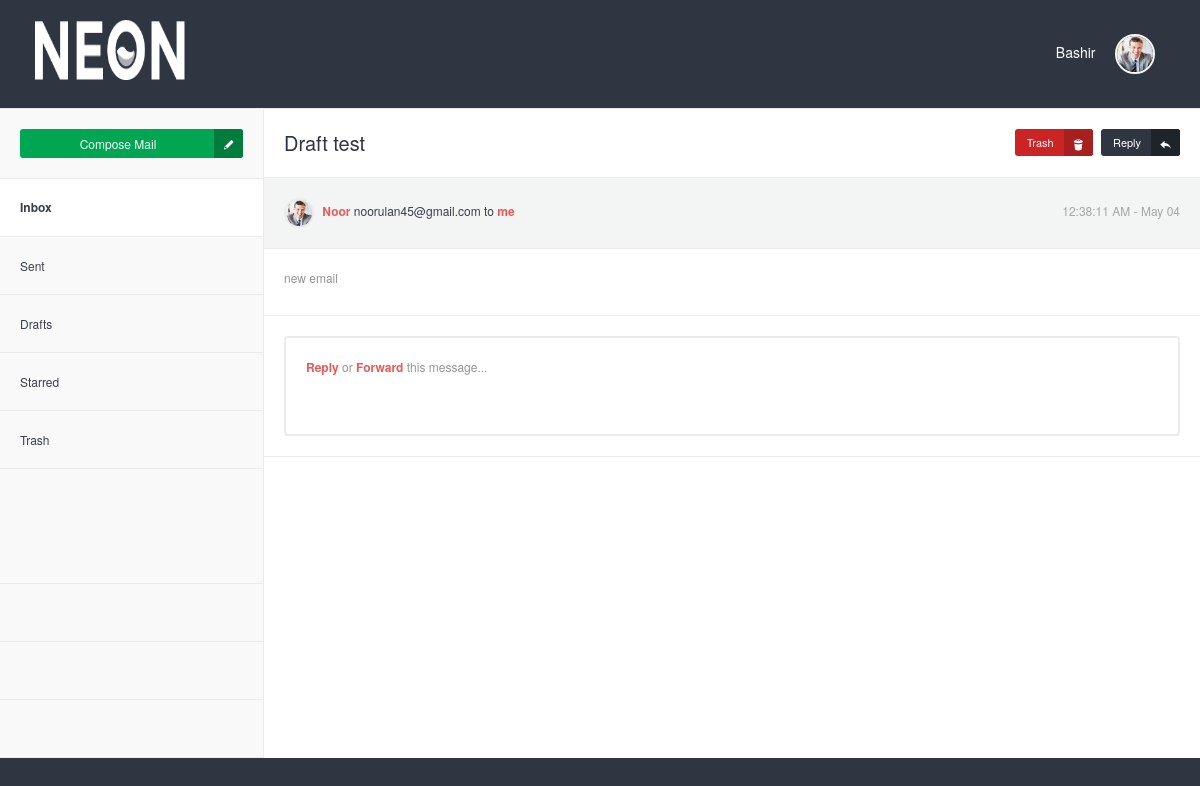
Page /message.php?id=25&action=receiveEmail (signed in) on the committed database.
### tables this page shows
CREATE TABLE `user` (
  `id` int(11) NOT NULL,
  `username` varchar(250) NOT NULL,
  `email` varchar(250) NOT NULL,
  `full_name` varchar(250) NOT NULL,
  `phone` varchar(250) NOT NULL,
  `password` varchar(250) NOT NULL
);

CREATE TABLE `emails` (
  `id` int(11) NOT NULL,
  `senderID` int(11) NOT NULL,
  `senderEmail` varchar(250) NOT NULL,
  `emailSubject` mediumtext NOT NULL,
  `emailBody` longtext NOT NULL,
  `receiverID` int(11) NOT NULL,
  `receiverEmail` varchar(250) NOT NULL,
  `date` varchar(50) NOT NULL DEFAULT current_timestamp(),
  `time` varchar(50) NOT NULL,
  `read_status` int(1) NOT NULL DEFAULT 0
);

### support/session.php (called while the page is built, shortened)
<?php
include 'connection.php';
if(isset($_SESSION['login_user'])){
    $login_user= $_SESSION['login_user'];
    $query = "SELECT  * from user where email = '$login_user'" ;
    $result = mysqli_query($con, $query);
    $row = mysqli_fetch_assoc($result);
    $fullName = $row['full_name'];
}else{
    header('Location: index.php');
}
?>

### support/message_action.php (called while the page is built, shortened)
<?php
include 'connection.php';
$id= $_GET['id'];
$select = "SELECT * FROM emails where id = $id";
$result = mysqli_query($con, $select);
$row = mysqli_fetch_assoc($result);
$senderEmail = $row['senderEmail'];
$emailSubject = $row['emailSubject'];
$emailBody = $row['emailBody'];
$date = $row['date'];
$time = $row['time'];
$sql_ = "SELECT `full_name` FROM `user` WHERE email = '$senderEmail'";
$result_ = mysqli_query($con, $sql_);
$r = mysqli_fetch_assoc($result_);
$senderName = $r['full_name'];
?>

### message.php (the view, shortened to what this page needs)
<?php
    include('support/session.php');
    include('support/message_action.php');
?>
<!DOCTYPE html>
<html lang="en">
    <head>
        <link rel="stylesheet" href="assets/js/jquery-ui/css/no-theme/jquery-ui-1.10.3.custom.min.css" id="style-resource-1">
        <link rel="stylesheet" href="assets/css/font-icons/entypo/css/entypo.css" id="style-resource-2">
        <link rel="stylesheet" href="assets/css/bootstrap.css" id="style-resource-4">
        <link rel="stylesheet" href="assets/css/neon-core.css" id="style-resource-5">
        <link rel="stylesheet" href="assets/css/neon-theme.css" id="style-resource-6">
        <link rel="stylesheet" href="assets/css/neon-forms.css" id="style-resource-7">
        <link rel="stylesheet" href="assets/css/custom.css" id="style-resource-8">
    </head>
    <body class="page-body" data-url="https://demo.neontheme.com">
        <div class="page-container">
            <div class="main-content" style="background-color: #303641" >
                <?php include ('topbar.php') ?>
                <div class="mail-env" style="background-color: white">
                    <div class="mail-body">
                        <form method="post" action="">
                            <div class="mail-header">
                                <div class="mail-title">
                                    <?php
                                        if($emailSubject != null){
                                            echo $emailSubject;
                                        }else{
                                            echo 'Email';
                                        }
                                    ?>
                                </div>
                                <div class="mail-links">
                                    <?php if(isset($_GET['stat'])) { ?>
                                        <button type="submit" name="delete" class="btn btn-danger btn-icon">Delete Forever<i class="entypo-trash"></i> </button>
                                    <?php }else{ ?>
                                        <button type="submit" name="trash" class="btn btn-danger btn-icon">Trash<i class="entypo-trash"></i> </button>
                                    <?php } ?>
                                    <?php if(!isset($_GET['stat'])){ ?>
                                        <a href="compose.php?id=<?php echo $id; ?>&status=<?php echo 'reply';?>" class="btn btn-primary btn-icon">
                                            Reply<i class="entypo-reply"></i>
                                        </a>
                                    <?php } ?>
                                </div>
                            </div>
                            <div class="mail-info">
                                <div class="mail-sender dropdown">
                                    <a href="#" class="dropdown-toggle" data-toggle="dropdown">
                                        <img src="assets/images/thumb-1.png" class="img-circle" width="30" />
                                        <span><?php echo $senderName; ?> </span> <?php echo $senderEmail; ?>    to <span>me</span>
                                    </a>
                                </div>
                                <div class="mail-date"><?php echo $time; ?> - <?php echo $date; ?></div>
                            </div>
                            <div class="mail-text">
                                <p><?php echo $emailBody; ?></p>
                            </div>
                            <div class="mail-reply">
                                <div class="fake-form">
                                    <div>
                                        <a href="compose.php?id=<?php echo $id; ?>&status=<?php echo 'reply';?>">Reply</a> or
                                        <a href="compose.php?id=<?php echo $id; ?>&status=<?php echo 'forward';?>">Forward</a> this message...
                                    </div>
                                </div>
                            </div>
                        </form>
                    </div>
                    <?php include ('sidebar.php') ?>
                </div>
            </div>
        </div>
    </body>
</html>

### topbar.php (shortened to what this page needs)
<div class="row">
    <div class="col-md-12 col-sm-12 clearfix">
        <div class="col-md-6 col-sm-6 col-xs-6 clearfix">
            <ul class="user-info pull-left pull-none-xsm" >
                <li>
                    <header class="logo-env">
                        <div class="logo">
                            <a href="inbox.php"> <img src="assets/images/logo%402x.png" width="150" height="60" alt="" /> </a>
                        </div>
                    </header>
                </li>
            </ul>
        </div>
        <div class="col-md-6 col-sm-6 col-xs-6 clearfix">
            <ul class="list-inline links-list pull-right">
                <li class="profile-info dropdown">
                    <a href="#" class="dropdown-toggle" data-toggle="dropdown" style="color: white">
                    <?php echo $fullName ?> &nbsp;&nbsp;&nbsp;  <img src="assets/images/thumb-1%402x.png" alt="" class="img-circle" width="40" />
                    </a>
                </li>
            </ul>
        </div>
    </div>
</div>

### rows in the picture
user: full_name "Bashir"
emails: emailSubject "Draft test", senderEmail "noorulan45@gmail.com", time "12:38:11 AM", date "May 04", emailBody "new email"
user: full_name "Noor"
